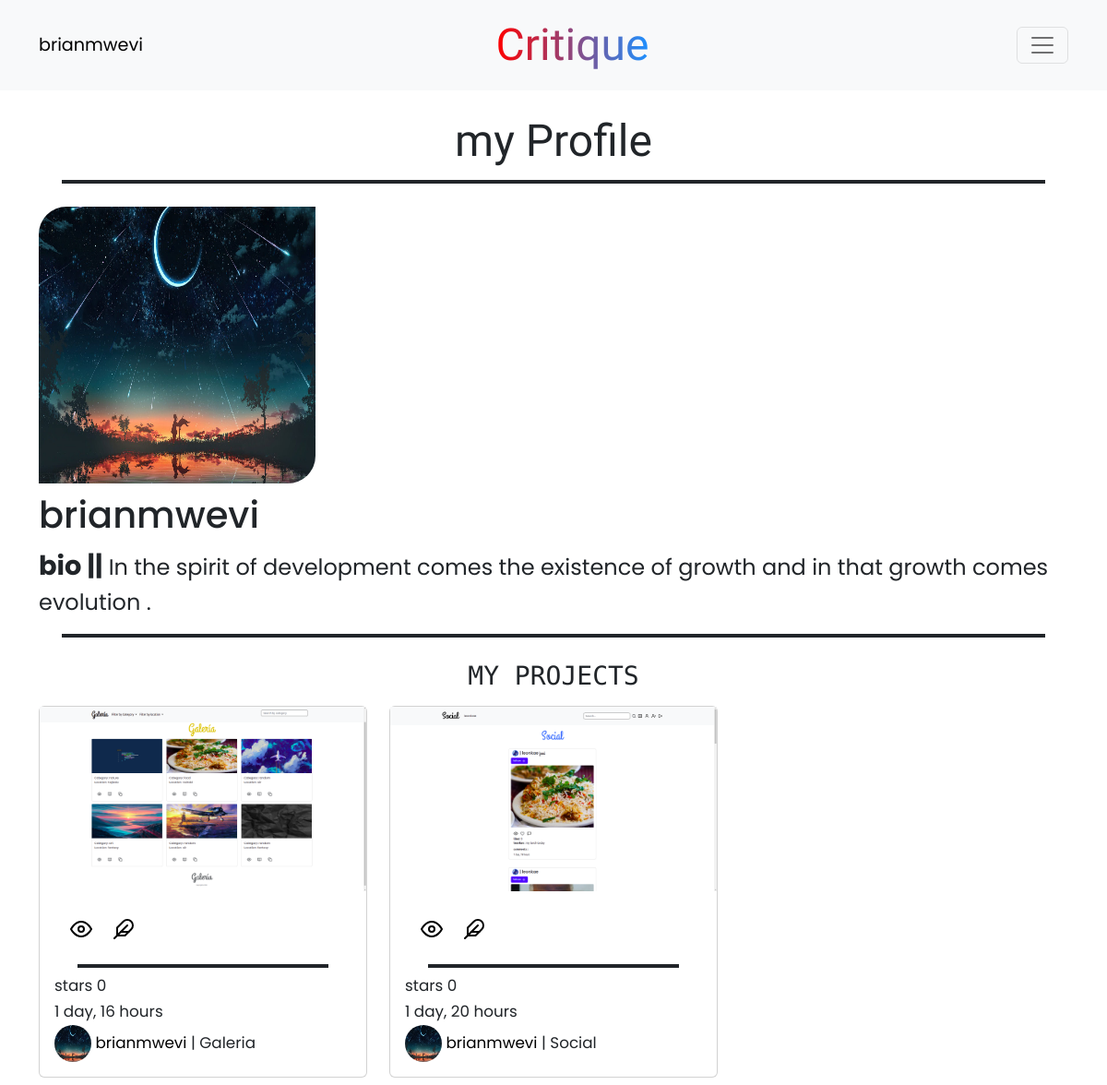
/profile/ (signed in), run on an earlier commit of the app's database.
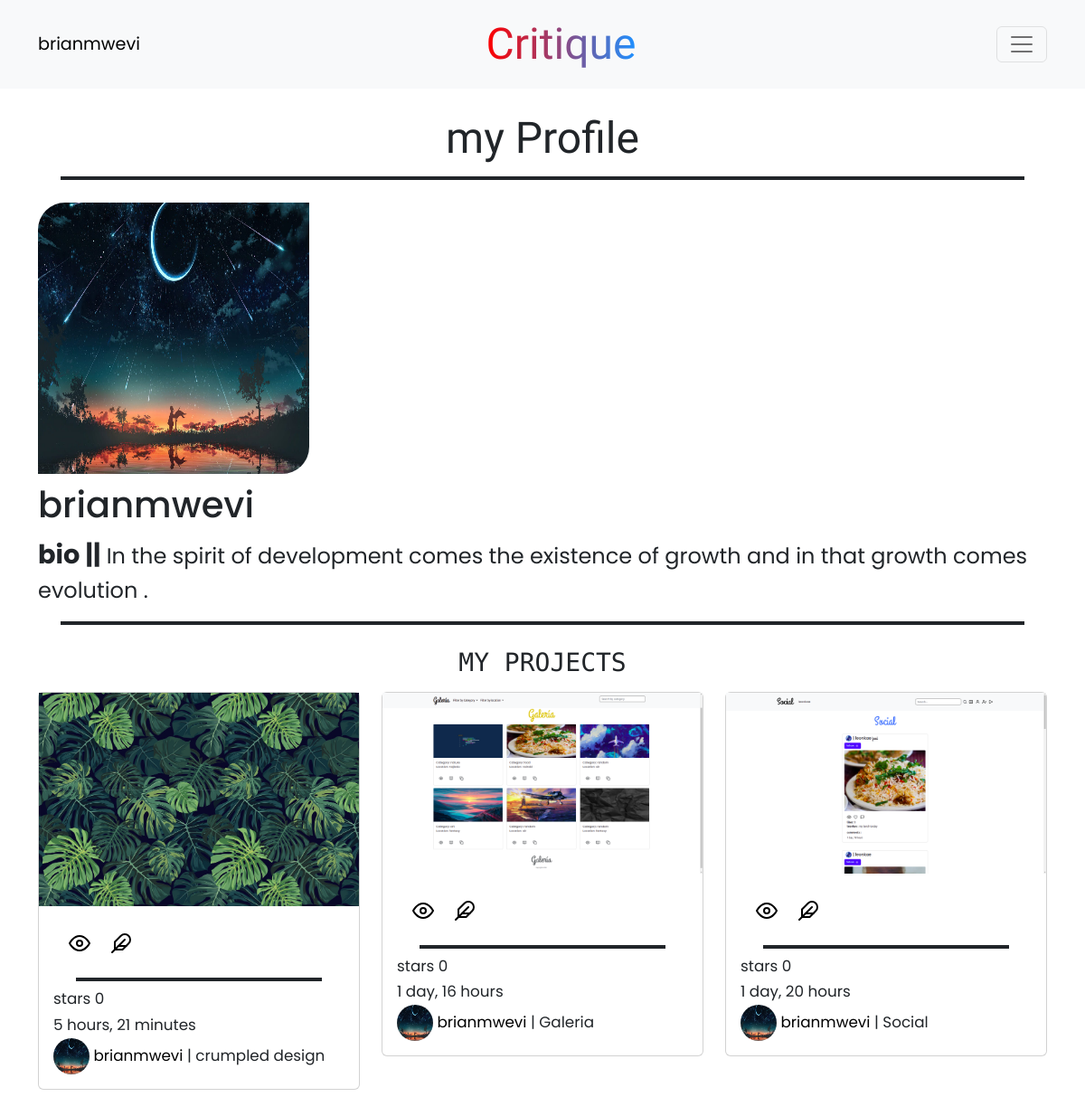
And on a later commit of the database.
### critique/models.py (models this page shows, shortened)
class Profile(models.Model):
    pro_picture =models.ImageField(upload_to ='profile/', default='')
    bio = models.TextField(max_length=255)
    user = models.ForeignKey(User, on_delete=models.CASCADE,related_name='profile')
    email= models.EmailField()
    def __str__(self):
        return self.user.username

class Project(models.Model):
    image = models.ImageField(upload_to='media/', default='')
    projectname =models.CharField(max_length=100)
    description=models.CharField(max_length=255, null=False, blank=False)
    likes =models.ManyToManyField(User, related_name='critique_image')
    created = models.DateTimeField(auto_now_add=True)
    modified =models.DateTimeField(auto_now=True)
    reviews =models.ManyToManyField('Reviews',blank=True)
    urls = models.URLField()
    profile = models.ForeignKey(Profile, on_delete=models.CASCADE)

### critique/views.py (the view)
# urls.py: path('profile/', views.profile, name='profile'),
@login_required(login_url='login')
def profile(request):
    current_user = request.user
    user_profile = get_object_or_404(Profile, user=current_user)
    images = Project.objects.order_by("-created").filter(profile__user=request.user)
    image_length =(len(images))
    return render(request,'critiques/profile.html',{'user_profile':user_profile, 'images':images,'image_length':image_length})

### critique/templates/critiques/profile.html (shortened to what this page needs)
{% extends 'critiques/base.html' %} {% block content %}
<nav class="navbar navbar-fluid-lg bg-light mb-5 fixed-top">
  <div class="container">
    <a href="{% url 'profile' %}" class="navbar-user">{{ request.user }}</a>
    <a href="{% url 'home'%}" class="navbar-brand">Critique</a>
    <button
      class="navbar-toggler"
      type="button"
      data-bs-toggle="collapse"
      data-bs-target="#navmenu"
      style="color: white"
    >
      <span class="navbar-toggler-icon dark"></span>
    </button>
  </div>
</nav>
<div class="container">
  <a href="{% url 'home' %}">back</a>
  <div class="profile-title">
    <h2>my Profile</h2>
  </div>
  <span class="line"></span>
  <div class="profile-card">
    <img src="{{user_profile.pro_picture.url}}" alt="pro pic" />
    <div class="profile-card-info">
      <h1>{{user_profile.user.username}}</h1>
      <p><span class="bio"> bio ||</span> {{user_profile.bio}} .</p>
    </div>
    <span class="line"></span>
  </div>
  <div class="profile-details">
    <h3>my projects</h3>
  </div>
  <div class="row">
    {% for image in images %}
    <div class="col-s-6 col-md-4">
      <div class="card my-2">
        <img src="{{image.image.url}}" alt="img.." />
        <div
          class="card-body"
          style="font-family: 'Poppins', sans-serif; font-size: larger"
        >
          <a href="{% url 'photo' image.pk  %}" class="btn btn-sm m-2"
            ><svg
              xmlns="http://www.w3.org/2000/svg"
              width="24"
              height="24"
              viewBox="0 0 24 24"
              fill="none"
              stroke="currentColor"
              stroke-width="2"
              stroke-linecap="round"
              stroke-linejoin="round"
              class="feather feather-eye"
            >
              <path d="M1 12s4-8 11-8 11 8 11 8-4 8-11 8-11-8-11-8z"></path>
              <circle cx="12" cy="12" r="3"></circle></svg
          ></a>
          <a href="{% url 'review' image.pk %}"
            ></a>
          <br />
          <span class="line"></span>
          <small><span>stars</span> {{image.likes.all.count}}</small>
          <br />
          <small class="date mt-2">{{image.created|timesince}}</small>
          <br />
          <small>
            <a href="{% url 'profile' %}">
              <span>
                <img src="{{user_profile.pro_picture.url}}" alt="pro pic"</span
              >
            </a>
            <a href="{% url 'profile' %}">{{image.profile}}</a> |
            <span>{{image.projectname}}</span></small
          >
        </div>
      </div>
    </div>
    {% endfor %}
  </div>
</div>
{% endblock %}

### critique/templates/critiques/base.html (shortened to what this page needs)
{% load static %}
<!DOCTYPE html>
<html lang="en">
  <head>
    <link
      href="https://cdn.jsdelivr.net/npm/bootstrap@5.2.0-beta1/dist/css/bootstrap.min.css"
      rel="stylesheet"
    />
    {% block styles %}
        <link rel="stylesheet" href="{% static 'critiques/css/global.css' %}">
    {% endblock %}
  </head>
  <body class="">
    {%block content%}
    {% endblock %}
  </body>
</html>

### critique/static/critiques/css/global.css (style rules this page uses)
* { margin: 0%; padding: 0%; }
.navbar-brand { font-size: 6vh; font-family: "Grand Hotel", cursive; background: linear-gradient(to right, red, dodgerblue); -webkit-background-clip: text; -webkit-text-fill-color: transparent; }
.navbar-user { text-decoration: none; color: black; font-family: "Poppins", sans-serif; font-size: larger; }
.card-body img { height: 40px; width: 40px; border-radius: 50%; }
.card-body .date { margin-bottom: 2px; }
.card-body a { text-decoration: none; color: black; }
.line { border-bottom: 4px solid; display: block; margin-left: 25px; margin-right: 25px; margin-bottom: 5px; margin-top: 13px; background: linear-gradient(to right, blue, red); }
.profile-title { text-align: center; font-family: "Grand Hotel", cursive; margin-top: 100px; }
.profile-title h2 { font-size: 6vh; }
.profile-card img { height: 300px; width: 300px; margin-top: 20px; border-top-left-radius: 30px; border-bottom-right-radius: 30px; }
.profile-card-info { font-family: "Poppins", sans-serif; }
.profile-card-info h1 { font-size: 5vh; margin-top: 10px; }
.profile-card-info p { margin-top: 10px; font-size: 3vh; }
.bio { font-weight: bold; font-size: larger; }
.profile-details h3 { font-family: "Monoton", cursive; text-align: center; text-transform: uppercase; margin-top: 25px; }

What changed in the data, as far as the page shows it:
added Project: image (picture), likes.all.count "0", created "5 hours, 21 minutes", pro_picture (picture), profile "brianmwevi", projectname "crumpled design"
